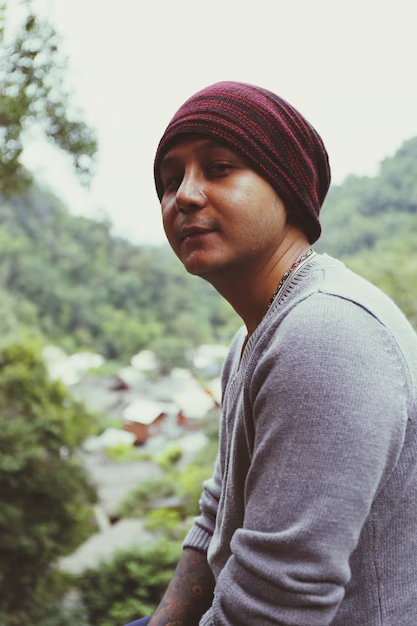
#> input picture week4/image.png, 417 x 626 px, found by its file name
$ python week4.py
#> lines starting #> are read from the running program, lines starting #| are printed output that depends on the picture; after the words box and inside, x2 and y2 are one past the last pixel; in counts of white or black regions, pixels touching at a corner belong together
import cv2
import cv2.data

"""
https://github.com/opencv/opencv/tree/master/data/haarcascades
Above is the link to all of the models that OpenCV librarys under haarcascades detection concept.
We will use frontalface only.
"""

# Initializing the algorithm

face_cascade = cv2.CascadeClassifier(
    cv2.data.haarcascades + "haarcascade_frontalface_default.xml"
)
image = cv2.imread("week4/image.png")
#> image is the input picture: shape (626, 417, 3); mean B, G, R 142.8, 152.4, 152.8
# image = cv2.imread("week4/image1.png")


# Haarcascades need gray scale images as an input.
gray = cv2.cvtColor(image, cv2.COLOR_BGR2GRAY)
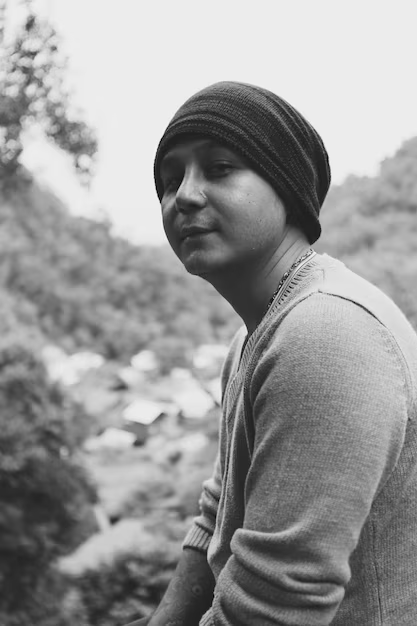
#> gray: shape (626, 417); min 1, max 247, mean 151.5
cv2.namedWindow("gray", cv2.WINDOW_NORMAL)
cv2.imshow("gray", gray)

# Initializing the built in face detection library
detected_faces = face_cascade.detectMultiScale(
    gray,
    scaleFactor=1.05,
    minNeighbors=5,
    minSize=(30, 30),
    flags=cv2.CASCADE_SCALE_IMAGE,
)
#> detected_faces = [[133, 123, 135, 135]]
print(detected_faces, "faces")  # [[133 123 135 135]]
#| [[133 123 135 135]] faces

# Drawing the rectangle around the face
for x, y, w, h in detected_faces:
    cv2.rectangle(image, (x, y), (x + w, y + h), (0, 255, 0), 2)
#> this loop made 1 pass
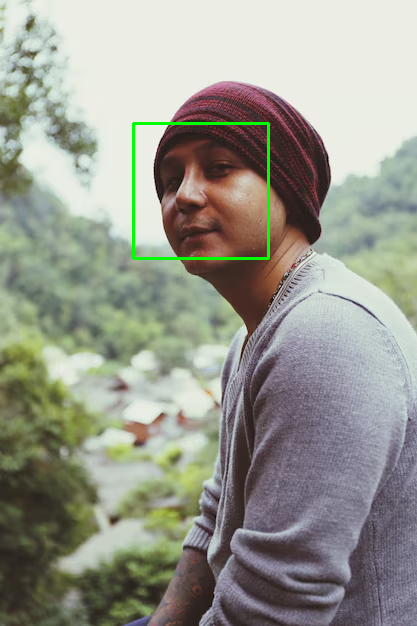
#> image: shape (626, 417, 3); 0.62% of pixels changed, all inside (x1, y1, x2, y2) = (132, 122, 270, 260)

cv2.namedWindow("haarcascade face detection", cv2.WINDOW_NORMAL)
cv2.imshow("haarcascade face detection", image)

cv2.waitKey(0)
cv2.destroyAllWindows()
